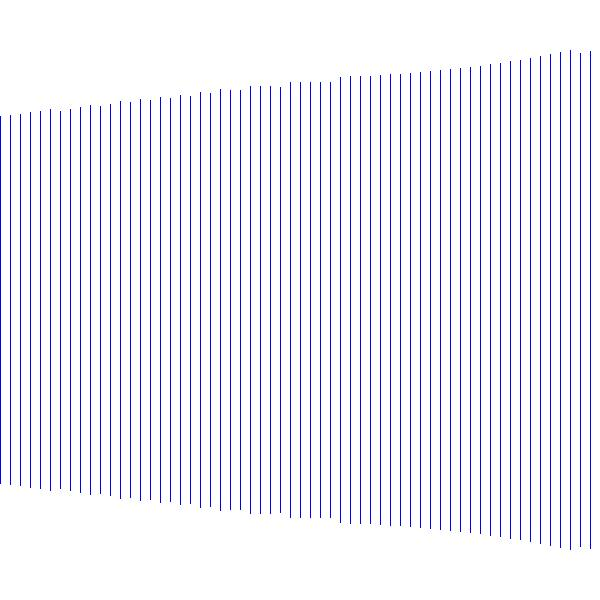
#> input picture game.jpg, 600 x 600 px
$ python imageTest.py
#> lines starting #> are read from the running program, lines starting #| are printed output that depends on the picture
from math import sin, cos

from PIL import Image, ImageDraw

from settings import *

IMAGE="game.jpg"

img = Image.open(IMAGE)
#> img is the input picture: PIL image 600x600 RGB; mean R, G, B 236.3, 235.9, 243.6
img = img.convert("RGB")
d = img.getdata()
new_image = []
for item in d:
    new_image.append((255, 255, 255))
#> after the loop, new_image = 360000 items
img.putdata(new_image)
#> img: PIL image 600x600 RGB; every value is 255
img.save(IMAGE)

draw = ImageDraw.Draw(img)
'''
draw.rectangle(xy=(100, 50, 150, 150),
               fill=(0, 0, 255),
               outline=(255, 255, 255),
               width=5)
'''
SCREENWIDTH = img.size[0]
#> SCREENWIDTH = 600
SCREENHEIGHT = img.size[1]
#> SCREENHEIGHT = 600

rectSizeX = (SCREENWIDTH) // gameWidth
#> rectSizeX = 100
rectSizeY = (SCREENHEIGHT) // gameHeight
#> rectSizeY = 85
playerX = rectSizeX*STARTPLAYERX+rectSizeX//2-rectSizeX
#> playerX = 450
playerY = rectSizeY*STARTPLAYERY+rectSizeY//2-rectSizeY
#> playerY = 467
playerAngle = 1.3000000000000005

walls = []
for x in range(gameWidth):
    for y in range(gameHeight):
        if game[y][x] == "w":
            rect1 = (x * rectSizeX, y * rectSizeY, rectSizeX, rectSizeY)
            walls.append(rect1)

for i in range(SCREENWIDTH // GRAPHUNDETAL):
    lineAngle = playerAngle - FOV / 2 + FOV * i / SCREENWIDTH * GRAPHUNDETAL
    for c in range(1000):
        cx = int(playerX + c * cos(lineAngle))
        cy = int(playerY + c * sin(lineAngle))
        for wall in walls:
            if cx > wall[0] and cx < wall[0] + wall[2] and cy > wall[1] and cy < wall[1] + wall[3]:
                break
        if cx > wall[0] and cx < wall[0] + wall[2] and cy > wall[1] and cy < wall[1] + wall[3]:
            break
    col = CWORLD / (c * cos(lineAngle - playerAngle))
    draw.rectangle(xy=(i * GRAPHUNDETAL, SCREENWIDTH // 2 - col, i * GRAPHUNDETAL, SCREENWIDTH // 2 + col),
                   fill=(0, 0, 0),
                   outline=(0, 0, 255),
                   width=1)

img.save(IMAGE)
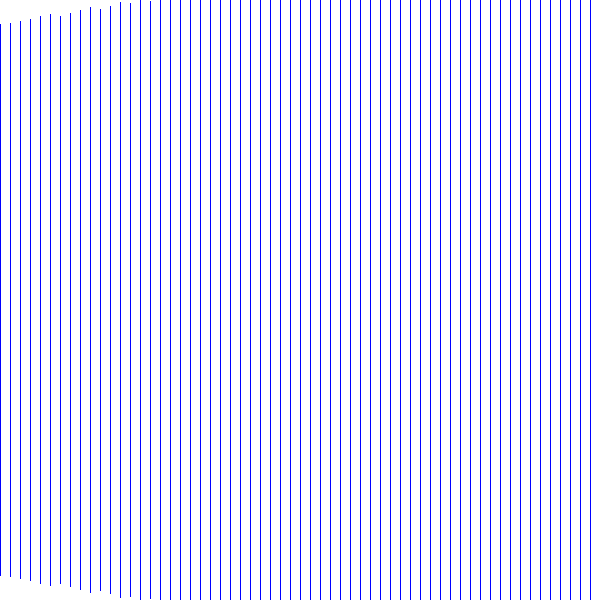
#> saved as game.jpg: PIL image 600x600 RGB; mean R, G, B 229.8, 229.8, 255
img.show()
